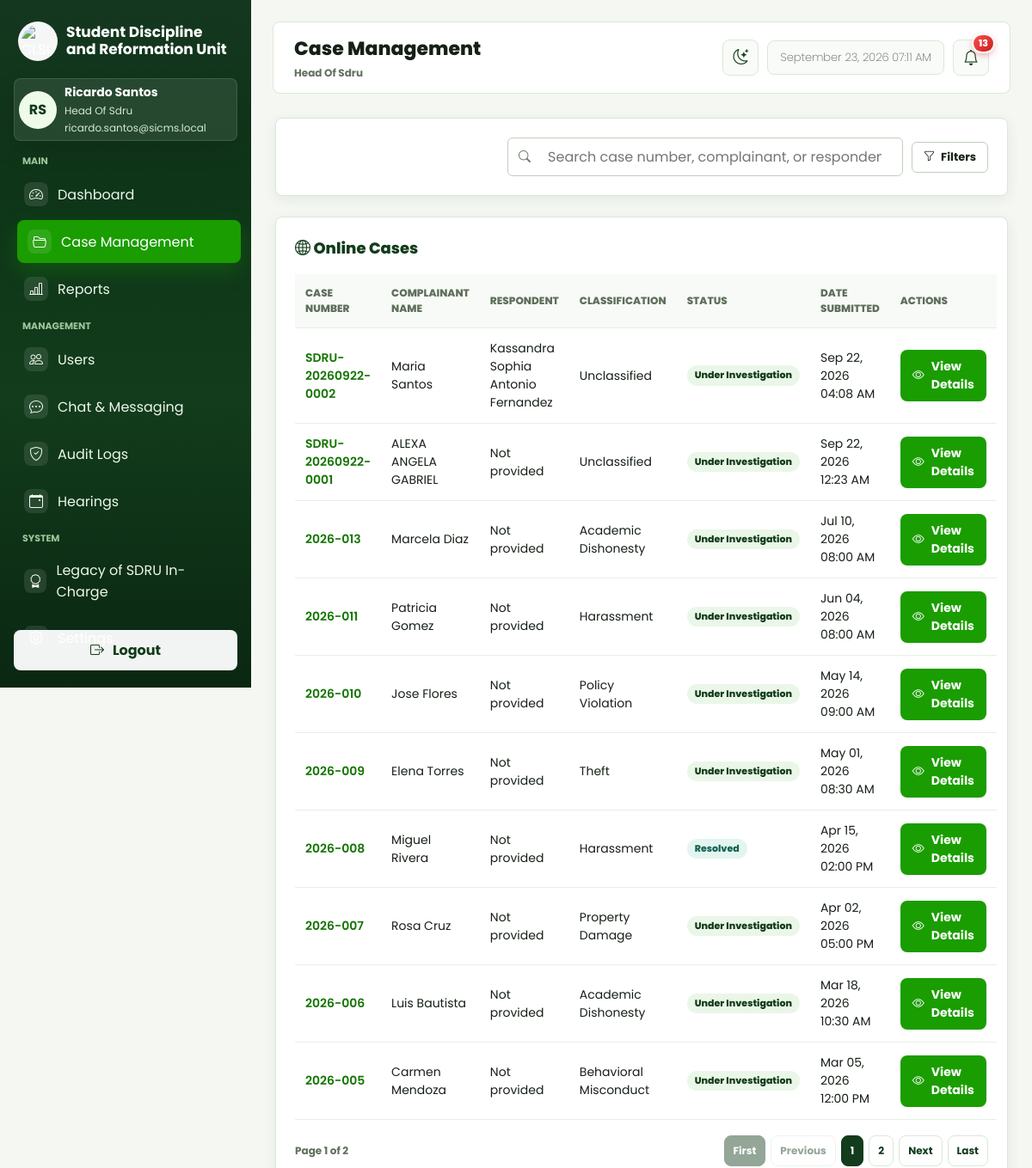
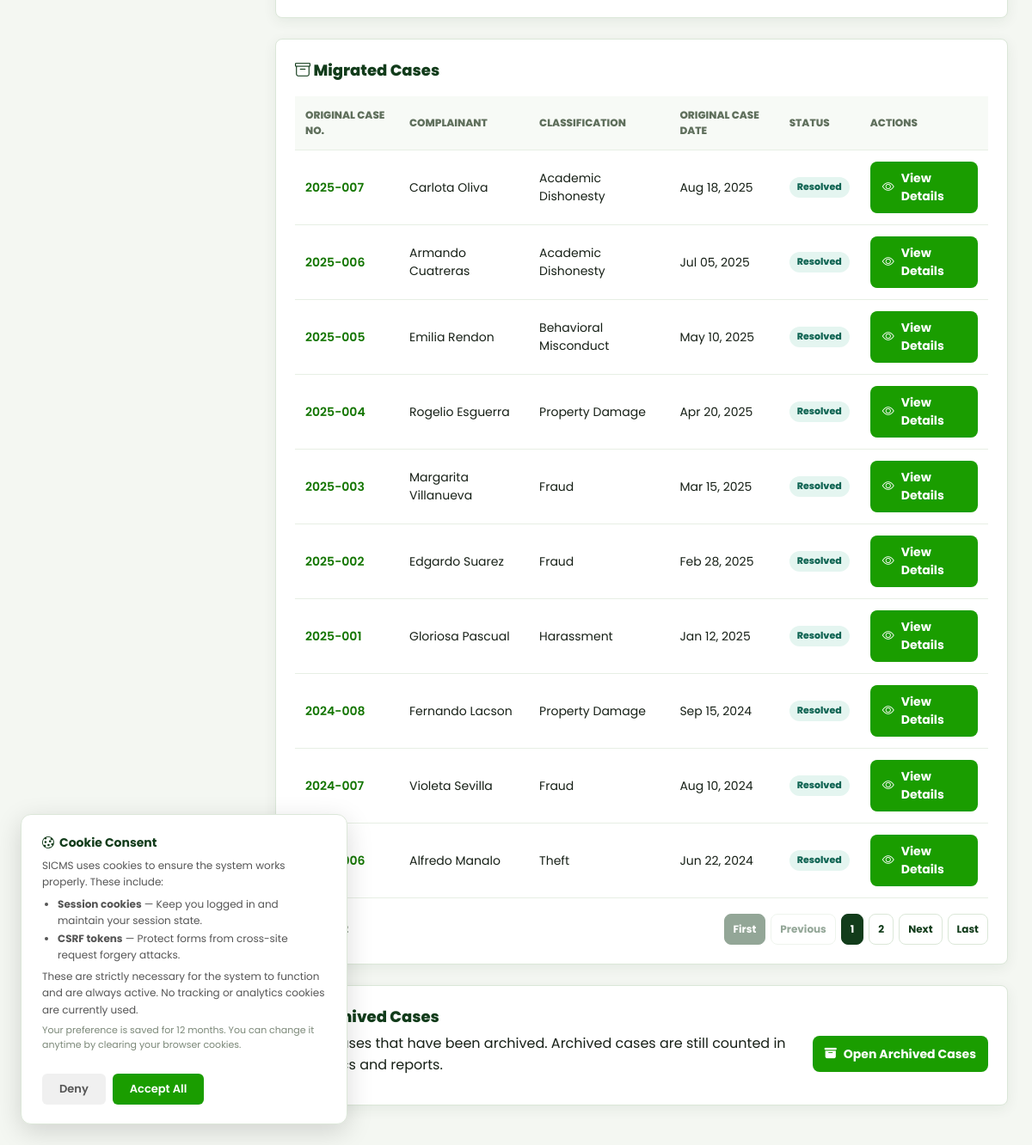
Screenshot of /web/views/cases/index.php (signed in) with the database file from the repository (2 pictures, top to bottom).
### tables this page shows
CREATE TABLE `accounts` (
  `account_id` int UNSIGNED NOT NULL,
  `first_name` varchar(100) NOT NULL,
  `last_name` varchar(100) NOT NULL,
  `email` varchar(255) NOT NULL,
  `password_hash` varchar(255) DEFAULT NULL,
  `auth_provider` varchar(50) DEFAULT NULL,
  `role` varchar(50) NOT NULL DEFAULT 'student',
  `status` varchar(20) NOT NULL DEFAULT 'active',
  `college_id` int UNSIGNED DEFAULT NULL,
  `student_number` varchar(50) DEFAULT NULL,
  `college` varchar(255) DEFAULT NULL,
  `course` varchar(255) DEFAULT NULL,
  `section` varchar(50) DEFAULT NULL,
  `created_at` datetime NOT NULL DEFAULT CURRENT_TIMESTAMP,
  `updated_at` datetime NOT NULL DEFAULT CURRENT_TIMESTAMP ON UPDATE CURRENT_TIMESTAMP,
  `phone_number` varchar(20) NOT NULL DEFAULT '',
  `gender` varchar(20) NOT NULL DEFAULT '',
  `birthday` date DEFAULT NULL,
  `address` text NOT NULL,
  `profile_pic` varchar(255) DEFAULT NULL
);

CREATE TABLE `complaints` (
  `complaint_id` int UNSIGNED NOT NULL,
  `case_number` varchar(50) NOT NULL,
  `complaint_title` varchar(255) NOT NULL,
  `submitted_by_account_id` int UNSIGNED NOT NULL,
  `complainant_name` varchar(255) NOT NULL,
  `complainant_gender` varchar(20) DEFAULT NULL,
  `complainant_age` int UNSIGNED DEFAULT NULL,
  `complainant_address` text,
  `complainant_type` varchar(50) NOT NULL DEFAULT 'Student',
  `complainant_relationship` varchar(100) DEFAULT NULL,
  `complainant_employee_no` varchar(100) DEFAULT NULL,
  `complainant_department` varchar(255) DEFAULT NULL,
  `complainant_position` varchar(255) DEFAULT NULL,
  `complainant_affiliation` varchar(255) DEFAULT NULL,
  `complainant_purpose` varchar(255) DEFAULT NULL,
  `complainant_student_no` varchar(50) DEFAULT NULL,
  `complainant_email` varchar(255) DEFAULT NULL,
  `complainant_contact` varchar(50) DEFAULT NULL,
  `complainant_college` varchar(255) DEFAULT NULL,
  `complainant_course` varchar(255) DEFAULT NULL,
  `complainant_year_level` varchar(50) DEFAULT NULL,
  `complainant_section` varchar(50) DEFAULT NULL,
  `complainant_course_year` varchar(100) DEFAULT NULL,
  `case_classification` varchar(100) NOT NULL,
  `incident_datetime` datetime DEFAULT NULL,
  `incident_location` varchar(255) DEFAULT NULL,
  `complaint_details` text,
  `status` varchar(50) NOT NULL DEFAULT 'Under Investigation',
  `respondent_released_at` datetime DEFAULT NULL,
  `respondent_released_by_account_id` int UNSIGNED DEFAULT NULL,
  `respondent_visibility` text,
  `assigned_coordinator_account_id` int UNSIGNED DEFAULT NULL,
  `assigned_reformation_coordinator_account_id` int UNSIGNED DEFAULT NULL,
  `reformation_completed_at` datetime DEFAULT NULL,
  `submitted_at` datetime NOT NULL DEFAULT CURRENT_TIMESTAMP,
  `created_at` datetime NOT NULL DEFAULT CURRENT_TIMESTAMP,
  `updated_at` datetime NOT NULL DEFAULT CURRENT_TIMESTAMP ON UPDATE CURRENT_TIMESTAMP,
  `case_source` varchar(20) NOT NULL DEFAULT 'Online Submission',
  `original_case_date` date DEFAULT NULL,
  `legacy_outcome` varchar(255) DEFAULT NULL,
  `action_taken` text,
  `resolution_date` date DEFAULT NULL,
  `remarks_notes` text,
  `legacy_entry_source` varchar(100) DEFAULT NULL,
  `outcome` text
);

### web/views/cases/index.php (the view, shortened to what the rows shown need)
<?php
require_once __DIR__ . '/../../controllers/CaseController.php';
$controller = new CaseController();
$viewData = $controller->index();
$user = $viewData['user'];
$cases = $viewData['cases'];
$migratedCases = $viewData['migratedCases'];
$viewerRoleKey = role_key($user['role'] ?? '');
$caseActionLabel = $viewerRoleKey === 'coordinator' ? 'View Case' : 'View Details';
function h($value) {
    return htmlspecialchars((string) $value);
}
function role_key($role) {
    return strtolower(str_replace(['_', ' '], '-', (string) $role));
}
function respondents_label(array $case) {
    $names = array_values(array_filter(
        array_map('trim', explode(',', (string) ($case['respondent_names'] ?? ''))),
        fn($name) => $name !== ''
    ));
    if (count($names) === 0) {
        return 'Not provided';
    }
    if (count($names) === 1) {
        return $names[0];
    }
    $surnames = array_map(function ($fullName) {
        $parts = preg_split('/\s+/', trim($fullName), -1, PREG_SPLIT_NO_EMPTY);
        return $parts ? end($parts) : trim($fullName);
    }, $names);
    return implode(', ', $surnames);
}
?>
<!DOCTYPE html>
<html lang="en">
<head>
    <link rel="stylesheet" href="../layout/style.css">
    <link rel="stylesheet" href="../layout/sidebar.css">
    <link rel="stylesheet" href="../layout/cases.css">
    <link rel="stylesheet" href="https://cdn.jsdelivr.net/npm/bootstrap-icons@1.11.3/font/bootstrap-icons.min.css">
    <link rel="stylesheet" href="../layout/system.css?v=2">
</head>
<body>
    <div class="dashboard-shell">
        <?php require __DIR__ . '/../layout/sidebar.php'; ?>
        <div class="case-shell app-content">
            <?php $pageTitle = 'Case Management'; require __DIR__ . '/../layout/topbar.php'; ?>
        <main class="case-wrap">
            <?php if (!in_array($viewerRoleKey, ['coordinator', 'reformation-coordinator'], true)): ?>
            <section class="table-panel">
                    <div class="table-heading table-heading-row">
                        <h2><i class="bi bi-globe2"></i> Online Cases</h2>
                    </div>
                    <table id="caseTable" <?= empty($cases) ? 'hidden' : '' ?>>
                        <thead>
                            <tr>
                                <th>Case Number</th>
                                <th>Complainant Name</th>
                                <th>Respondent</th>
                                <th>Classification</th>
                                <th>Status</th>
                                <th>Date Submitted</th>
                                <th>Actions</th>
                            </tr>
                        </thead>
                        <tbody id="caseTableBody">
                            <?php foreach ($cases as $case): ?>
                                <tr>
                                    <td>
                                        <a class="case-link" href="show.php?id=<?= (int) $case['complaint_id'] ?>">
                                            <?= h($case['case_number']) ?>
                                        </a>
                                    </td>
                                    <td><?= h($case['complainant_name']) ?></td>
                                    <td><?= h(respondents_label($case)) ?></td>
                                    <td><?= h($case['case_classification']) ?></td>
                                    <td><span class="status"><?= h($case['status']) ?></span></td>
                                    <td><?= h(date('M d, Y h:i A', strtotime($case['submitted_at']))) ?></td>
                                    <td>
                                        <div class="row-actions">
                                            <a class="btn btn-primary" href="show.php?id=<?= (int) $case['complaint_id'] ?>"><i class="bi bi-eye"></i> <?= h($caseActionLabel) ?></a>
                                        </div>
                                    </td>
                                </tr>
                            <?php endforeach; ?>
                        </tbody>
                    </table>
            </section>
            <section class="table-panel">
                <div class="table-heading table-heading-row">
                    <h2><i class="bi bi-archive"></i> Migrated Cases</h2>
                </div>
                <table id="migratedCaseTable" <?= empty($migratedCases) ? 'hidden' : '' ?>>
                    <thead>
                        <tr>
                            <th>Original Case No.</th>
                            <th>Complainant</th>
                            <th>Classification</th>
                            <th>Original Case Date</th>
                            <th>Status</th>
                            <th>Actions</th>
                        </tr>
                    </thead>
                    <tbody id="migratedCaseTableBody">
                        <?php foreach ($migratedCases as $case): ?>
                            <tr>
                                <td>
                                    <a class="case-link" href="../legacy_cases/show.php?id=<?= (int) $case['complaint_id'] ?>">
                                        <?= h($case['case_number']) ?>
                                    </a>
                                </td>
                                <td><?= h($case['complainant_name']) ?></td>
                                <td><?= h($case['case_classification']) ?></td>
                                <td><?= h(date('M d, Y', strtotime($case['original_case_date'] ?: $case['submitted_at']))) ?></td>
                                <td><span class="status"><?= h($case['status']) ?></span></td>
                                <td>
                                    <div class="row-actions">
                                        <a class="btn btn-primary" href="../legacy_cases/show.php?id=<?= (int) $case['complaint_id'] ?>"><i class="bi bi-eye"></i> View Details</a>
                                    </div>
                                </td>
                            </tr>
                        <?php endforeach; ?>
                    </tbody>
                </table>
            </section>
            <?php endif; ?>
            <section class="table-panel">
                <div class="table-heading" style="margin-bottom:2px">
                    <h2><i class="bi bi-archive"></i> Archived Cases</h2>
                </div>
            </section>
        </main>
        </div>
    </div>
</body>
</html>

### web/views/layout/sidebar.php (shortened to what the rows shown need)
<?php
require __DIR__ . '/navigation.php';
$userEmail = isset($user['email']) ? $user['email'] : '';
?>
<aside class="sidebar" id="app-sidebar">
    <div class="sidebar-profile">
        <div class="avatar" aria-hidden="true"><?php if (!empty($user['profile_pic'])): ?><img src="<?= h(app_url('web/views/settings/profile_pic.php?id=' . (int) $user['account_id'])) ?>" alt=""><?php else: ?><?= h($initials) ?><?php endif; ?></div>
        <div>
            <div class="profile-name"><?= h($displayName) ?></div>
            <div class="profile-role"><?= h($roleLabel) ?></div>
            <div class="profile-email"><?= h($userEmail) ?></div>
        </div>
    </div>
</aside>

### web/views/layout/topbar.php (shortened to what the rows shown need)
<?php
require __DIR__ . '/navigation.php';
require_once __DIR__ . '/../../helpers/Security.php';
$pageTitle = $pageTitle ?? 'Dashboard';
$hidePageTitle = $hidePageTitle ?? false;
?>
<div class="app-topbar-container">
    <header class="app-topbar<?= $hidePageTitle ? ' app-topbar-titleless' : '' ?>">
        <?php if (!$hidePageTitle): ?>
            <div class="app-topbar-title">
                <h1><?= h($pageTitle) ?></h1>
                <p><?= h($roleLabel) ?></p>
            </div>
        <?php endif; ?>
    </header>
</div>

### rows the page displays
accounts: initials "RS", displayName "Ricardo Santos", role "Head Of Sdru", email "ricardo.santos@sicms.local", role "View Details"
complaints: case_number "SDRU-20260922-0002", complainant_name "Maria Santos", case "Kassandra Sophia Antonio Fernandez", case_classification "Unclassified", status "Under Investigation", submitted_at "Sep 22, 2026 04:08 AM"
complaints: case_number "SDRU-20260922-0001", complainant_name "ALEXA ANGELA GABRIEL", case "Not provided", case_classification "Unclassified", status "Under Investigation", submitted_at "Sep 22, 2026 12:23 AM"
complaints: case_number "2026-013", complainant_name "Marcela Diaz", case "Not provided", case_classification "Academic Dishonesty", status "Under Investigation", submitted_at "Jul 10, 2026 08:00 AM"
complaints: case_number "2026-011", complainant_name "Patricia Gomez", case "Not provided", case_classification "Harassment", status "Under Investigation", submitted_at "Jun 04, 2026 08:00 AM"
complaints: case_number "2026-010", complainant_name "Jose Flores", case "Not provided", case_classification "Policy Violation", status "Under Investigation", submitted_at "May 14, 2026 09:00 AM"
complaints: case_number "2026-009", complainant_name "Elena Torres", case "Not provided", case_classification "Theft", status "Under Investigation", submitted_at "May 01, 2026 08:30 AM"
complaints: case_number "2026-008", complainant_name "Miguel Rivera", case "Not provided", case_classification "Harassment", status "Resolved", submitted_at "Apr 15, 2026 02:00 PM"
complaints: case_number "2026-007", complainant_name "Rosa Cruz", case "Not provided", case_classification "Property Damage", status "Under Investigation", submitted_at "Apr 02, 2026 05:00 PM"
complaints: case_number "2026-006", complainant_name "Luis Bautista", case "Not provided", case_classification "Academic Dishonesty", status "Under Investigation", submitted_at "Mar 18, 2026 10:30 AM"
complaints: case_number "2026-005", complainant_name "Carmen Mendoza", case "Not provided", case_classification "Behavioral Misconduct", status "Under Investigation", submitted_at "Mar 05, 2026 12:00 PM"
complaints: case_number "2025-007", complainant_name "Carlota Oliva", case_classification "Academic Dishonesty", original_case_date "Aug 18, 2025", status "Resolved"
complaints: case_number "2025-006", complainant_name "Armando Cuatreras", case_classification "Academic Dishonesty", original_case_date "Jul 05, 2025", status "Resolved"
complaints: case_number "2025-005", complainant_name "Emilia Rendon", case_classification "Behavioral Misconduct", original_case_date "May 10, 2025", status "Resolved"
complaints: case_number "2025-004", complainant_name "Rogelio Esguerra", case_classification "Property Damage", original_case_date "Apr 20, 2025", status "Resolved"
complaints: case_number "2025-003", complainant_name "Margarita Villanueva", case_classification "Fraud", original_case_date "Mar 15, 2025", status "Resolved"
complaints: case_number "2025-002", complainant_name "Edgardo Suarez", case_classification "Fraud", original_case_date "Feb 28, 2025", status "Resolved"
complaints: case_number "2025-001", complainant_name "Gloriosa Pascual", case_classification "Harassment", original_case_date "Jan 12, 2025", status "Resolved"
complaints: case_number "2024-008", complainant_name "Fernando Lacson", case_classification "Property Damage", original_case_date "Sep 15, 2024", status "Resolved"
complaints: case_number "2024-007", complainant_name "Violeta Sevilla", case_classification "Fraud", original_case_date "Aug 10, 2024", status "Resolved"
complaints: complainant_name "Alfredo Manalo", case_classification "Theft", original_case_date "Jun 22, 2024", status "Resolved"

### other values shown
$groupLabel "MAIN"
$item['label'] "Dashboard"
$item['label'] "Case Management"
$item['label'] "Reports"
$groupLabel "MANAGEMENT"
$item['label'] "Users"
$item['label'] "Chat & Messaging"
$item['label'] "Audit Logs"
$item['label'] "Hearings"
$groupLabel "SYSTEM"
$item['label'] "Legacy of SDRU In-Charge"
$pageTitle "Case Management"
$unreadNotificationCount "13"
